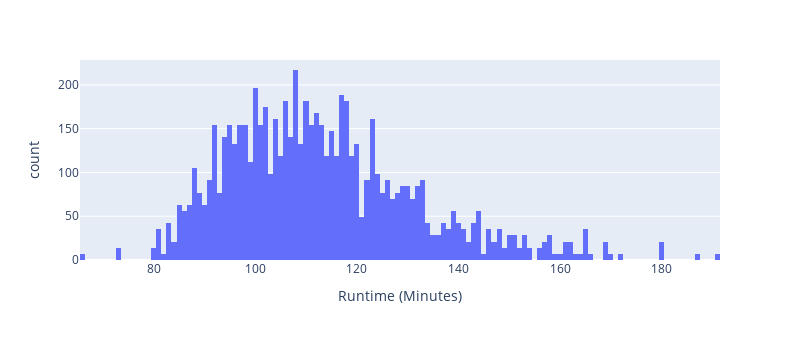

Write notebook code for a chart like this one.
### Code cell
px.histogram(df, x="Runtime (Minutes)", nbins=200, width=800, height=340)

### Figure 1 — Plotly figure (JSON) as saved in the notebook; plotly's stock layout.template omitted (floating-point values rounded to 4 significant figures; data arrays with more than 128 entries replaced by an {"elided": "..."} marker saying what was removed)
{"data": [{"alignmentgroup": "True", "bingroup": "x", "hovertemplate": "Runtime (Minutes)=%{x}<br>count=%{y}<extra></extra>", "legendgroup": "", "marker": {"color": "#636efa", "pattern": {"shape": ""}}, "name": "", "nbinsx": 200, "offsetgroup": "", "orientation": "v", "showlegend": false, "type": "histogram", "x": {"elided": "7000 int values"}, "xaxis": "x", "yaxis": "y"}], "layout": {"barmode": "relative", "height": 340, "legend": {"tracegroupgap": 0}, "margin": {"t": 60}, "width": 800, "xaxis": {"anchor": "y", "domain": [0, 1], "title": {"text": "Runtime (Minutes)"}}, "yaxis": {"anchor": "x", "domain": [0, 1], "title": {"text": "count"}}}}
